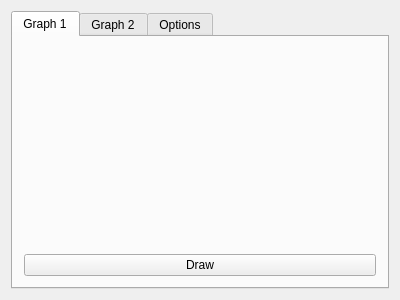
<?xml version="1.0" encoding="UTF-8"?>
<ui version="4.0">
 <class>Bombyx</class>
 <widget class="QWidget" name="Bombyx">
  <property name="geometry">
   <rect>
    <x>0</x>
    <y>0</y>
    <width>400</width>
    <height>300</height>
   </rect>
  </property>
  <property name="windowTitle">
   <string>106bombyx</string>
  </property>
  <layout class="QGridLayout" name="gridLayout">
   <item row="0" column="0">
    <widget class="QTabWidget" name="tabWidget">
     <property name="currentIndex">
      <number>0</number>
     </property>
     <widget class="QWidget" name="tab">
      <attribute name="title">
       <string>Graph 1</string>
      </attribute>
      <layout class="QVBoxLayout" name="verticalLayout_2">
       <item>
        <widget class="QCustomPlot" name="plot" native="true"/>
       </item>
       <item>
        <widget class="QPushButton" name="but_draw">
         <property name="text">
          <string>Draw</string>
         </property>
        </widget>
       </item>
      </layout>
     </widget>
     <widget class="QWidget" name="tab_3">
      <attribute name="title">
       <string>Graph 2</string>
      </attribute>
      <layout class="QVBoxLayout" name="verticalLayout">
       <item>
        <widget class="QCustomPlot" name="plot2" native="true"/>
       </item>
       <item>
        <widget class="QPushButton" name="but_draw2">
         <property name="text">
          <string>Draw</string>
         </property>
        </widget>
       </item>
      </layout>
     </widget>
     <widget class="QWidget" name="tab_2">
      <attribute name="title">
       <string>Options</string>
      </attribute>
      <layout class="QGridLayout" name="gridLayout_2">
       <item row="0" column="2">
        <widget class="QLabel" name="label_3">
         <property name="frameShadow">
          <enum>QFrame::Plain</enum>
         </property>
         <property name="text">
          <string>i max</string>
         </property>
        </widget>
       </item>
       <item row="1" column="0">
        <widget class="QDoubleSpinBox" name="spb_k">
         <property name="minimum">
          <double>1.000000000000000</double>
         </property>
         <property name="maximum">
          <double>4.000000000000000</double>
         </property>
         <property name="value">
          <double>1.000000000000000</double>
         </property>
        </widget>
       </item>
       <item row="0" column="0">
        <widget class="QLabel" name="label">
         <property name="text">
          <string>k :</string>
         </property>
        </widget>
       </item>
       <item row="1" column="1">
        <widget class="QSpinBox" name="spb_imin">
         <property name="maximum">
          <number>2147483647</number>
         </property>
        </widget>
       </item>
       <item row="0" column="1">
        <widget class="QLabel" name="label_2">
         <property name="text">
          <string>i min :</string>
         </property>
        </widget>
       </item>
       <item row="1" column="2">
        <widget class="QSpinBox" name="spb_imax">
         <property name="maximum">
          <number>2147483647</number>
         </property>
        </widget>
       </item>
       <item row="2" column="0">
        <spacer name="verticalSpacer">
         <property name="orientation">
          <enum>Qt::Vertical</enum>
         </property>
         <property name="sizeHint" stdset="0">
          <size>
           <width>20</width>
           <height>40</height>
          </size>
         </property>
        </spacer>
       </item>
       <item row="2" column="1">
        <spacer name="verticalSpacer_2">
         <property name="orientation">
          <enum>Qt::Vertical</enum>
         </property>
         <property name="sizeHint" stdset="0">
          <size>
           <width>20</width>
           <height>40</height>
          </size>
         </property>
        </spacer>
       </item>
       <item row="2" column="2">
        <spacer name="verticalSpacer_3">
         <property name="orientation">
          <enum>Qt::Vertical</enum>
         </property>
         <property name="sizeHint" stdset="0">
          <size>
           <width>20</width>
           <height>40</height>
          </size>
         </property>
        </spacer>
       </item>
      </layout>
     </widget>
    </widget>
   </item>
  </layout>
 </widget>
 <layoutdefault spacing="6" margin="11"/>
 <customwidgets>
  <customwidget>
   <class>QCustomPlot</class>
   <extends>QWidget</extends>
   <header>qt-plugins/qcustomplot.h</header>
   <container>1</container>
  </customwidget>
 </customwidgets>
 <resources/>
 <connections/>
</ui>
